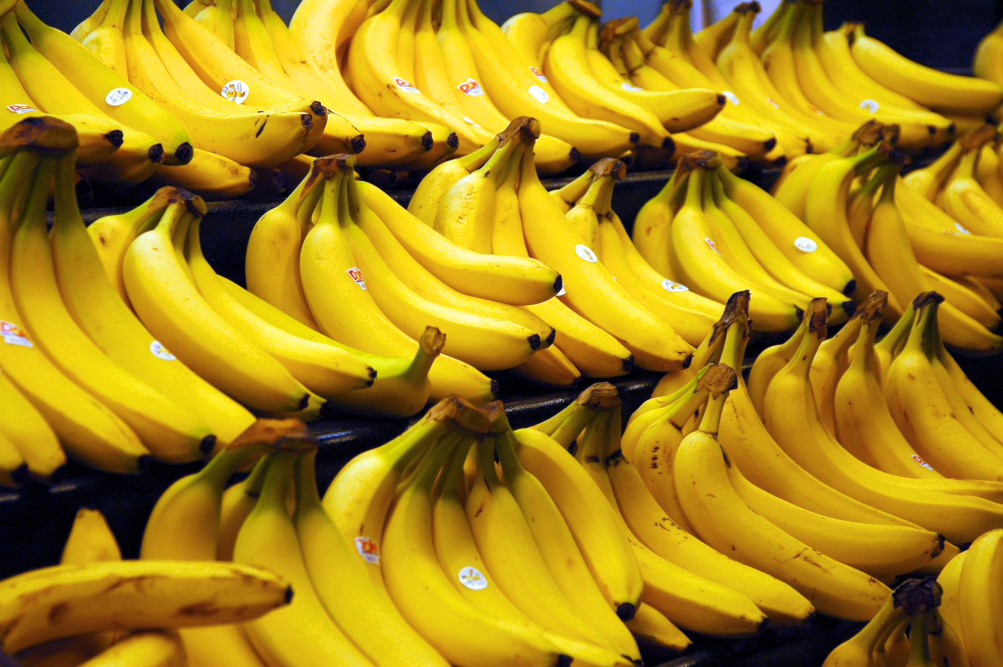
#> input picture mytestimgs/Bananas-grocery.jpg, 3008 x 2000 px (shown at 1/3 size)
$ python -i google_api.py   (imports and definitions only)   (Python 2 division)   (older library calls are emulated)
#> lines starting #> are read from the running program, lines starting #| are printed output that depends on the picture; after the words box and inside, x2 and y2 are one past the last pixel; in counts of white or black regions, pixels touching at a corner belong together; long printed decimals are rounded
import io
import sys
import os

#Import the Google Cloud client library
from google.cloud import vision
from google.cloud.vision import types

import cv2
import numpy as np
from PIL import Image, ImageDraw

# [3 lines not run here, left out]

#crendentail_path = "D:\\Code\\side\\googleapi-vision\\googleapi-service-file.json"
#os.environ['GOOGLE_APPLICATION_CREDENTIALS'] = crendentail_path

path = sys.argv[1]

#list of fruits that will be found
fruits = ["banana", "apple", "pear", "strawberry", "tomato", "bell pepper", "granny smith", "red apple"]

fruitType = ""

#Instantiates a client
client = vision.ImageAnnotatorClient()

#The name of the image file to annotate
file_name = os.path.join(
    os.path.dirname(__file__),
    path)

#Loads the image into memory
# [2 lines not run here, left out]

# [1 line that did not run here, left out]

#Performs label detection on the image file
# [1 line that did not run here, left out]
# [1 line that did not run here, left out]

#**************#
#Here are the labels for what type of fruit is found in the image
#**************#
# [12 lines not run here, left out]


class coord:
    def __init__(self, x, y):
        self.x = x
        self.y = y

# [28 lines left out: functions showimg, draw_boxes, not called in this run]

#get contours
def getcontours(rawimg, img, techname):
    #copies
    mask = np.zeros_like(rawimg, dtype=np.uint8)

    #get contour CHAIN_APPROX_SIMPLE CHAIN_APPROX_TC89_L1
    #_,
    contours, hierarchy = cv2.findContours(img, cv2.RETR_EXTERNAL, cv2.CHAIN_APPROX_SIMPLE)

    lCon = None
    lArea = 0
    for contour in contours:
        #contour parameters
        epsilion = 0.01 * cv2.arcLength(contour, True)
        approx = cv2.approxPolyDP(contour, epsilion, True)

        #get area
        area = cv2.contourArea(contour)

        #get largest
        if area > lArea:
            lArea = area
            lCon = contour

    #largest contour area
    epsilion = 0.01 * cv2.arcLength(lCon, True)
    approx = cv2.approxPolyDP(lCon, epsilion, True)
    mask = cv2.drawContours(mask, [approx], 0, (255,255,255), 3) #, cv2.FILLED)

    #close shape
    cv2.fillPoly(mask, pts = [approx], color=(255,255,255))

    #mask
    mask = cv2.bitwise_not(mask)

    #showimg("mask",mask)

    return mask

# [38 lines left out: functions localize_objects, crop_img, not called in this run]

def LABConversion(img):
    #dimensions
    height, width = img.shape[:2]

    #covert image to Lab
    labImg=cv2.cvtColor(img,cv2.COLOR_BGR2LAB)
    testimg = labImg.copy()
    L, a, b = cv2.split(labImg)

    #colours
    green = 0.0
    yellow = 0.0
    brown = 0.0
    red = 0.0

    #yellow
    low = np.array([1,112,176])
    upp = np.array([254,145,255])

    #yellow layer
    yellowimg = np.zeros_like(img)
    yellowimg = cv2.inRange(labImg, low, upp)

    #get count of pixels
    yellow = yellow + cv2.countNonZero(yellowimg)
    print "yellow", yellow

    #remove pixels from image
    cv2.normalize(labImg, labImg, dtype=cv2.CV_8UC1 ,mask=yellowimg)

    #green
    low = np.array([1,0,0])
    upp = np.array([254,120,255])

    #green layer
    greenimg = np.zeros_like(img)
    greenimg = cv2.inRange(labImg, low, upp)

    #get count of pixels
    green = green + cv2.countNonZero(greenimg)
    print "green", green

    #remove pixels from image
    cv2.normalize(labImg, labImg, dtype=cv2.CV_8UC1 ,mask=greenimg)

    #showimg("no green", labImg)

    #brown
    low = np.array([60,40,30])
    upp = np.array([185,155,195])


    #brown layer
    brownimg = np.zeros_like(img)
    brownimg = cv2.inRange(labImg, low, upp)

    #get count of pixels
    brown = brown + cv2.countNonZero(brownimg)
    print "brown", brown

    #remove pixels from image
    cv2.normalize(labImg, labImg, dtype=cv2.CV_8UC1 ,mask=brownimg)

    #showimg("no brown", labImg)

    #red
    low = np.array([13,35,20])
    upp = np.array([180,210,255])

    #red layer
    redimg = np.zeros_like(img)
    redimg = cv2.inRange(labImg, low, upp)

    #get count of pixels
    red = red + cv2.countNonZero(redimg)
    print "red", red

    #remove pixels from image
    cv2.normalize(labImg, labImg, dtype=cv2.CV_8UC1 ,mask=redimg)
    #showimg("no red", labImg)

    #total
    total = green + yellow + brown + red
    #no colours detected
    if (total == 0):
        return -1

    #get colour percentages
    greenPer = (green/total)*100
    yellowPer = (yellow/total)*100
    brownPer = (brown/total)*100
    redPer = (red/total)*100

    #show percentages
    print "yellow: ", yellowPer
    print "green: ", greenPer
    print "brown: ", brownPer
    print "red: ", redPer

    #calculate ripeness
    #*****************
    #Each fruit catergory will have a different ripeness evaluation.
    #It will depend on the fruitType
    #*****************
    if fruitType == "banana":
        if brownPer >= 20:
            if brownPer >= 50:
                return 4
            else:
                return 3
        elif greenPer >= 20:
            if greenPer >= 50:
                return 0
            else:
                return 1
        elif yellowPer > 50:
            return 2
        else:
            return 3
    elif fruitType == "granny smith":
        if brownPer >= 20:
            if brownPer >= 35:
                return 4
            else:
                return 3
        elif greenPer >= 75:
            if greenPer >= 50:
                return 2
        elif yellowPer > 30:
            return 3
        else:
            return 4
    elif fruitType == "red apple" or fruitType == "apple":
        if brownPer >= 20:
            return 4
        elif greenPer >= 20:
            if greenPer >= 50:
                return 0
            else:
                return 1
        elif redPer > 70:
            return 2
        else:
            return 3
    elif fruitType == "strawberry":
        if brownPer >= 20:
            if brownPer >= 50:
                return 4
            else:
                return 3
        elif greenPer >= 20:
            if greenPer >= 50:
                return 0
            else:
                return 1
        elif yellowPer > 50:
            return 2
        else:
            return 3
    elif fruitType == "tomato":
        if brownPer >= 20:
            if brownPer >= 50:
                return 4
            else:
                return 3
        elif greenPer >= 20:
            if greenPer >= 50:
                return 0
            else:
                return 1
        elif yellowPer > 50:
            return 2
        else:
            return 3
    elif fruitType == "pear":
        if brownPer >= 30:
            if brownPer >= 30:
                return 4
            else:
                return 3
        elif greenPer >= 20:
            if greenPer >= 50:
                return 0
            else:
                return 1
        elif yellowPer > 35:
            return 3
        else:
            return 3
    elif fruitType == "bell pepper":
        if brownPer >= 20:
            if brownPer >= 50:
                return 4
            else:
                return 3
        elif greenPer >= 20:
            if greenPer >= 50:
                return 0
            else:
                return 1
        elif yellowPer > 50:
            return 2
        else:
            return 3
    #defult case
    return -1


def rmvBackground_minor(img):
    #use this if loading in bgr
    # img_rgb = cv2.cvtColor(img, cv2.COLOR_BGR2RGB)
    img_rgb = img
    #image hsv
    img_hsv = cv2.cvtColor(img_rgb, cv2.COLOR_BGR2HSV)

    #detect colour space
    lower_white = np.array([0,100,120])
    upper_white = np.array([255,255,255])

    #mask
    mask = cv2.inRange(img_hsv, lower_white, upper_white)

    #mask on rgb img
    noback = cv2.bitwise_and(img_rgb, img_rgb, mask=mask)

    return noback

def rmvBackground(img):
    #image rgb
    img_rgb = img
    #image hsv
    img_hsv = cv2.cvtColor(img_rgb, cv2.COLOR_BGR2HSV)

    #if fruitType == "apple":


    #colour values for green
    G_lower = np.array([28,46,45])
    G_upper = np.array([70,255,255])

    #yellow values
    Y_lower = np.array([18,85,0])
    Y_upper = np.array([28,255,255])

    #brown values
    B_lower = np.array([2,20,20])
    B_upper = np.array([75,255,150])

    #red values
    R_lower = cv2.inRange(img_hsv, (0,50,20), (5,225,225))
    R_upper = cv2.inRange(img_hsv, (175,50,20), (185,225,225))

    #green mask
    green_mask = cv2.inRange(img_hsv, G_lower, G_upper)
    green_mask_inv = cv2.bitwise_not(green_mask)

    #yellow mask
    yellow_mask = cv2.inRange(img_hsv, Y_lower, Y_upper)
    yellow_mask_inv = cv2.bitwise_not(yellow_mask)

    #brown mask
    brown_mask = cv2.inRange(img_hsv, B_lower, B_upper)
    brown_mask_inv = cv2.bitwise_not(brown_mask)

    #red mask
    red_mask = cv2.bitwise_or(R_lower, R_upper)
    red_mask_inv = cv2.bitwise_not(red_mask)

    #Combine masks into one picture to get to total banana
    fruit = cv2.bitwise_and(img_hsv, img_hsv, mask=green_mask+yellow_mask+brown_mask+red_mask)
    background = cv2.bitwise_and(img_hsv, img_hsv, mask=brown_mask_inv+yellow_mask_inv+green_mask_inv+red_mask_inv)
    #convert the picure the the background removed back to rgb for colour space LAB analysis
    fruit = cv2.cvtColor(fruit, cv2.COLOR_HSV2BGR)
    #showimg('background removed', fruit)
    return fruit

def edge_detect(image):
    ###########################
    # prep for edge detection #
    ###########################

    #covert to numpy array
    im = np.array(image)
    im = cv2.cvtColor(im, cv2.COLOR_BGR2RGB)
    #convert grayscale
    grayimg = cv2.cvtColor(im, cv2.COLOR_BGR2GRAY)

    #remove background
    noback = rmvBackground_minor(im)

    #improve contrast
    clahe = cv2.createCLAHE(clipLimit=2.0, tileGridSize=(8,8))
    imgCLAHE = clahe.apply(grayimg)

    #grayscale
    nobackgray = cv2.cvtColor(noback, cv2.COLOR_RGB2GRAY)
    nobackgray = clahe.apply(nobackgray)

    #blur to remove small details
    blurimg = cv2.GaussianBlur(nobackgray, (5, 5), 0)

    ##################
    # edge detection #
    ##################

    #using laplacian
    ddepth = 3
    kernel_size = 3
    imglap = cv2.Laplacian(blurimg, ddepth=cv2.CV_8U,ksize = 3)

    #perform morphology to close gaps
    se = np.ones((7,7), dtype='uint8')
    image_close_lap = cv2.morphologyEx(imglap, cv2.MORPH_TOPHAT, se) # (MORPH_CLOSE MORPH_TOPHAT)

    #getting contours
    mask = getcontours(im, image_close_lap, "Laplacian")

    #remove background
    img = rmvBackground(im)

    cv2.normalize(im, img, dtype=cv2.CV_8UC1 ,mask=mask)

    #apply mask
    #showimg('img',img)
    ###################
    # judging ripness #
    ###################

    #possible ripe values
    ans = [fruitType + " is very unripe", fruitType + " is unripe", fruitType + " is ripe", fruitType + " is overripe", fruitType + " is very overripe"]
    ripe_value = LABConversion(img)
    if (ripe_value == -1):
        print "no colour detected"
    else:
        print ans[ripe_value]
    #cv2.waitKey(0)

#locate the fruit in the image
# [1 line not run here, left out]

>>> import cv2
>>> picture = cv2.imread('mytestimgs/Bananas-grocery.jpg')
#> picture is the input picture: shape (2000, 3008, 3); mean B, G, R 23.6, 134.3, 167.9
>>> result = edge_detect(picture)
#> in edge_detect, `grayimg = cv2.cvtColor(im, cv2.COLOR_BGR2GRAY)`:
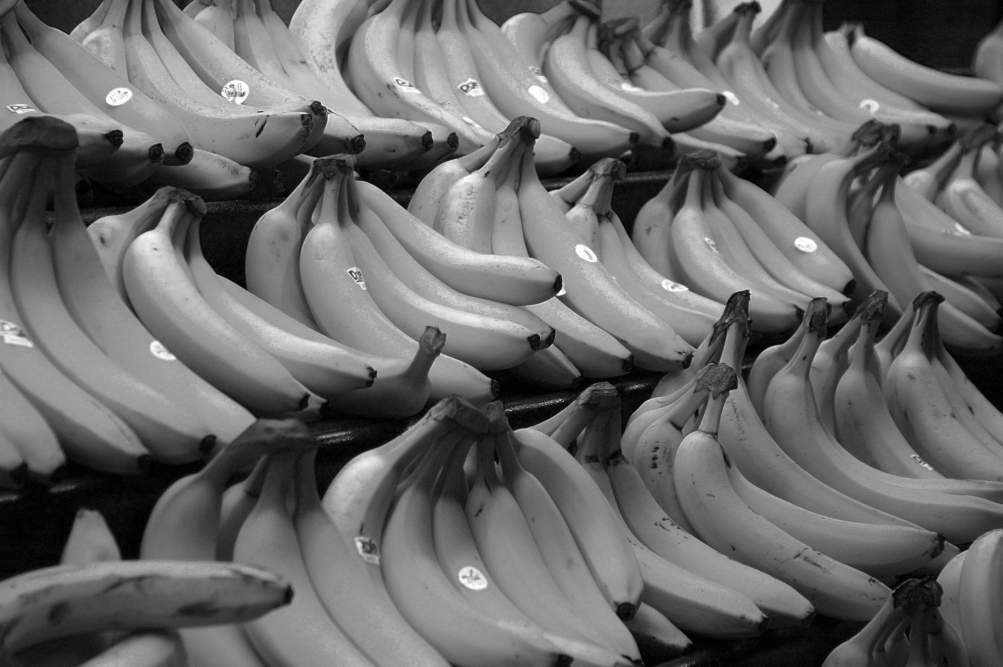
#> grayimg: shape (2000, 3008) (shown at 1/3 size); min 0, max 255, mean 105
#> in rmvBackground_minor, `mask = cv2.inRange(img_hsv, lower_white, upper_white)`:
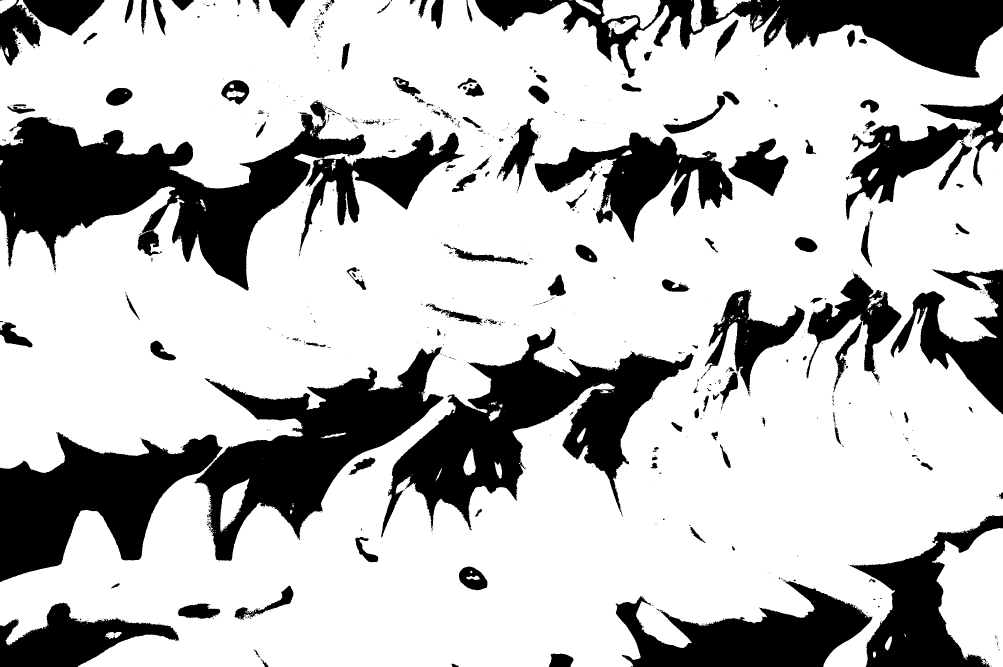
#> mask: shape (2000, 3008) (shown at 1/3 size); 73.8% white; 977 black regions (779 under 20 px)
#> in edge_detect, `imgCLAHE = clahe.apply(grayimg)`:
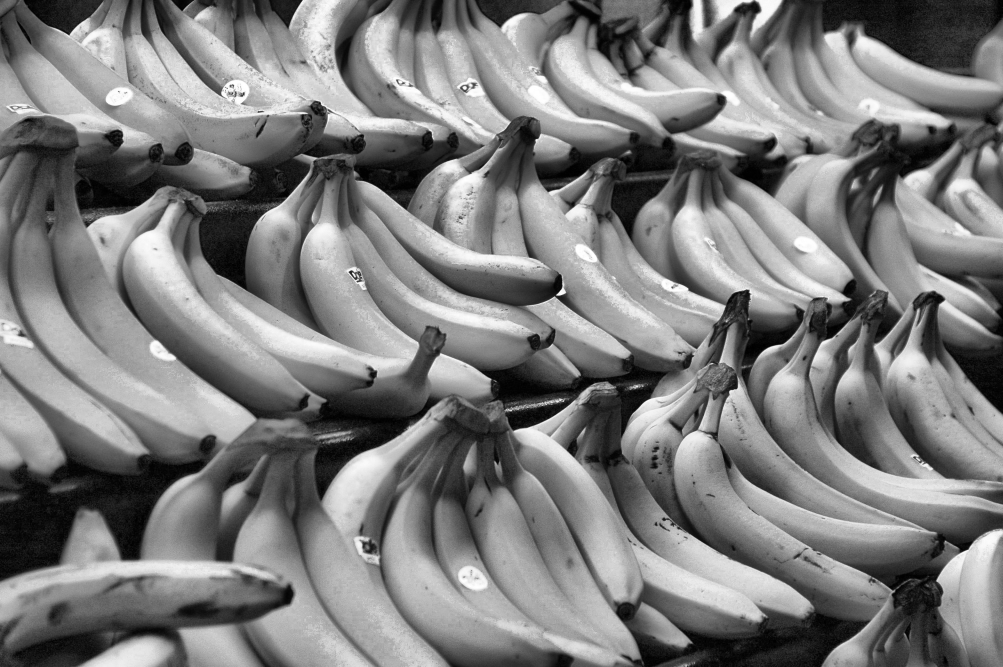
#> imgCLAHE: shape (2000, 3008) (shown at 1/3 size); min 0, max 255, mean 125.3
#> in edge_detect, `nobackgray = clahe.apply(nobackgray)`:
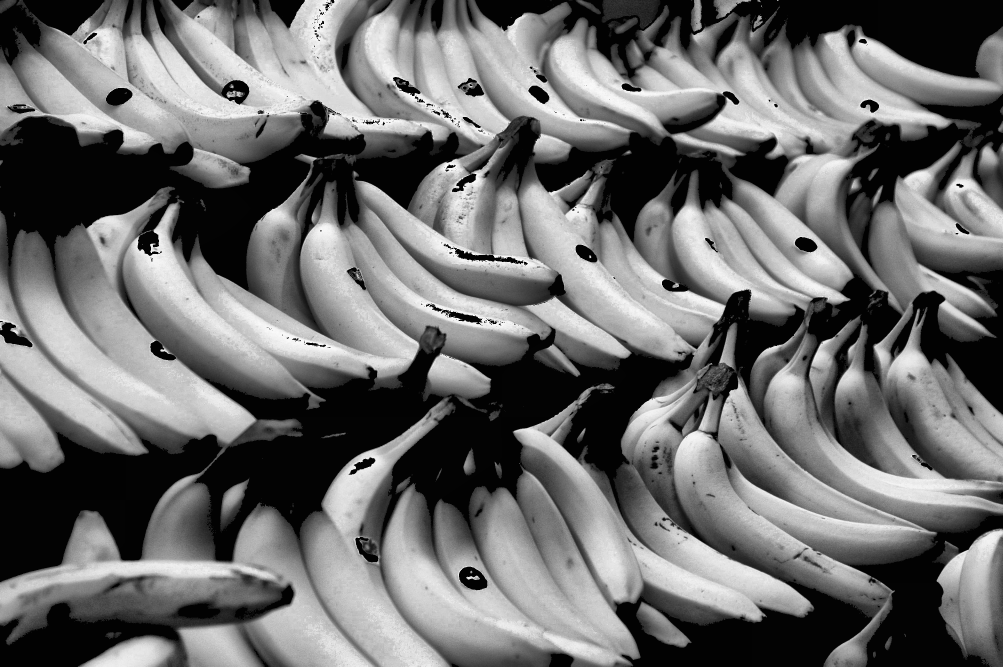
#> nobackgray: shape (2000, 3008) (shown at 1/3 size); min 2, max 252, mean 109.9
#> in edge_detect, `imglap = cv2.Laplacian(blurimg, ddepth=cv2.CV_8U,ksize = 3)`:
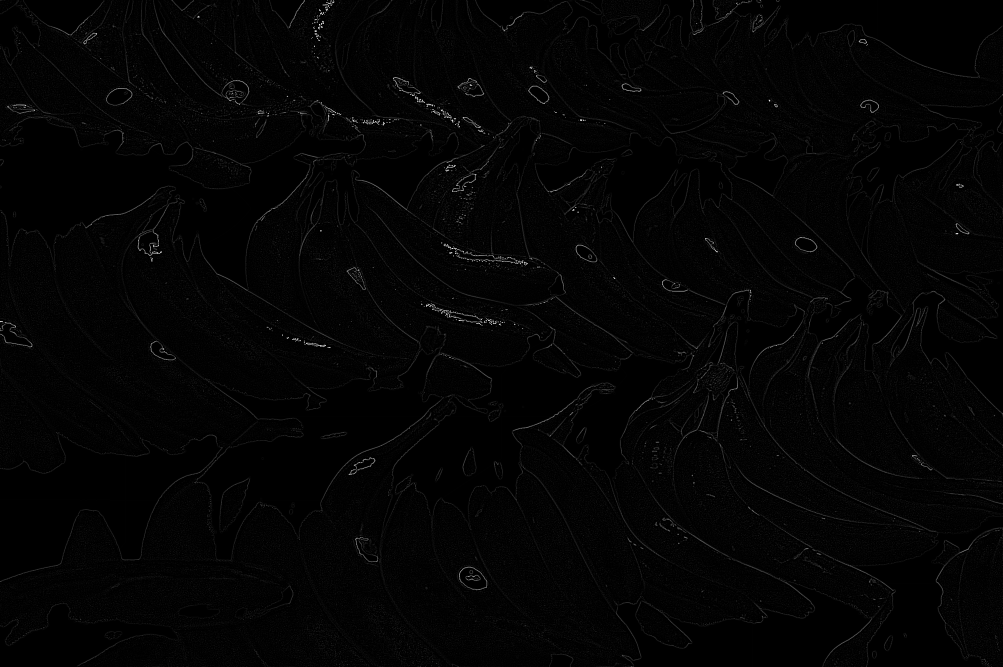
#> imglap: shape (2000, 3008) (shown at 1/3 size); min 0, max 255, mean 3.9
#> in getcontours, `contours, hierarchy = cv2.findContours(img, cv2.RETR_EXTERNAL, cv2.CHA..`: contours = 41131 contours, 34840 with area under 20; largest, box (x1, y1, x2, y2) and area: (0, 341, 2661, 2000) 661280, (1424, 0, 3008, 1701) 417388, (0, 1295, 669, 1746) 47813, (2243, 1511, 3008, 2000) 16678, (2181, 1330, 2774, 1592) 15116
#> the loop in getcontours, `for contour in contours:` made 41131 passes
#> (epsilion, area, lArea) on passes 100, 129, 143, 156, 200, 215, 327, 365: (0.319, 22.5, 22.5), (0.709, 31.5, 31.5), (0.589, 32.5, 32.5), (0.458, 41, 41), (0.779, 44, 44), (0.623, 69, 69), (1.62, 98, 98), (1.5, 134, 134)
#> after the loop in getcontours, `for contour in contours:`: lArea = 661280; lCon = contour of 67545 points, box (x1, y1, x2, y2) (0, 341, 2661, 2000), area 661280
#> in getcontours, `epsilion = 0.01 * cv2.arcLength(lCon, True)`: epsilion = 1218.4
#> in getcontours, `approx = cv2.approxPolyDP(lCon, epsilion, True)`: approx = [[0, 434], [2657, 1807]]
#> in rmvBackground, `red_mask_inv = cv2.bitwise_not(red_mask)`:
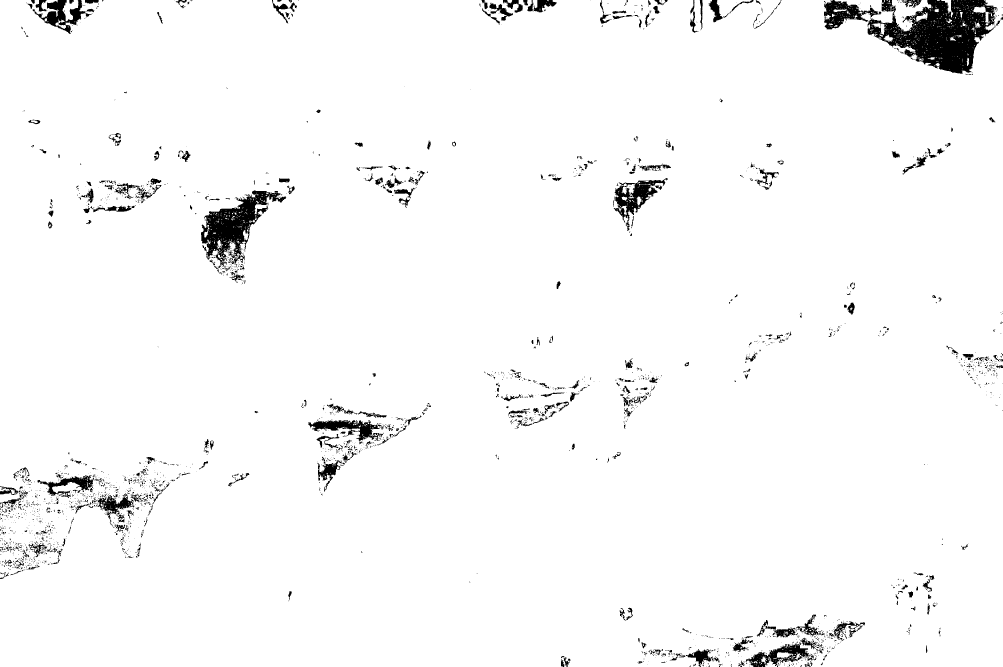
#> red_mask_inv: shape (2000, 3008) (shown at 1/3 size); 97% white; 2811 black regions (2282 under 20 px), largest, box (x1, y1, x2, y2) and area: (2472, 0, 2990, 221) 51611, (603, 571, 859, 804) 20699, (1841, 534, 2003, 693) 7419
#> in rmvBackground, `fruit = cv2.cvtColor(fruit, cv2.COLOR_HSV2BGR)`:
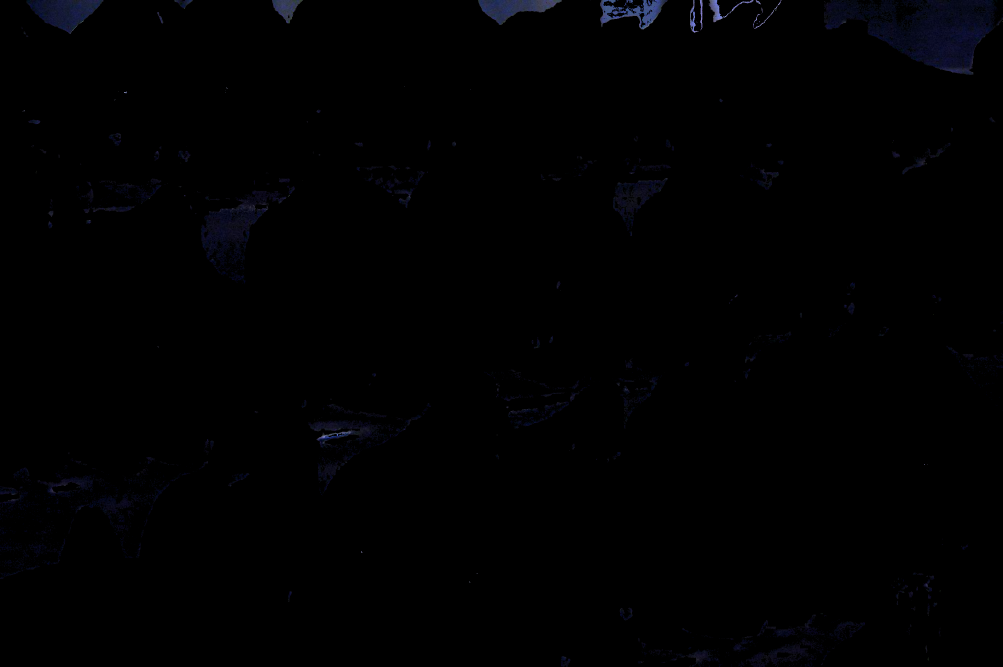
#> fruit: shape (2000, 3008, 3) (shown at 1/3 size); mean R, G, B 0.6, 0.7, 1.6
#> in LABConversion, `yellow = yellow + cv2.countNonZero(yellowimg)`: yellow = 0
#| yellow 0.0
#| green 0.0
#> in LABConversion, `brown = brown + cv2.countNonZero(brownimg)`: brown = 1
#| brown 1.0
#> in LABConversion, `red = red + cv2.countNonZero(redimg)`: red = 226
#| red 226.0
#> in LABConversion, `total = green + yellow + brown + red`: total = 227
#> in LABConversion, `greenPer = (green/total)*100`: greenPer = 0
#> in LABConversion, `brownPer = (brown/total)*100`: brownPer = 0.441
#> in LABConversion, `redPer = (red/total)*100`: redPer = 99.56
#| yellow:  0.0
#| green:  0.0
#| brown:  0.4405
#| red:  99.559
#> in edge_detect, `ripe_value = LABConversion(img)`: ripe_value = -1
